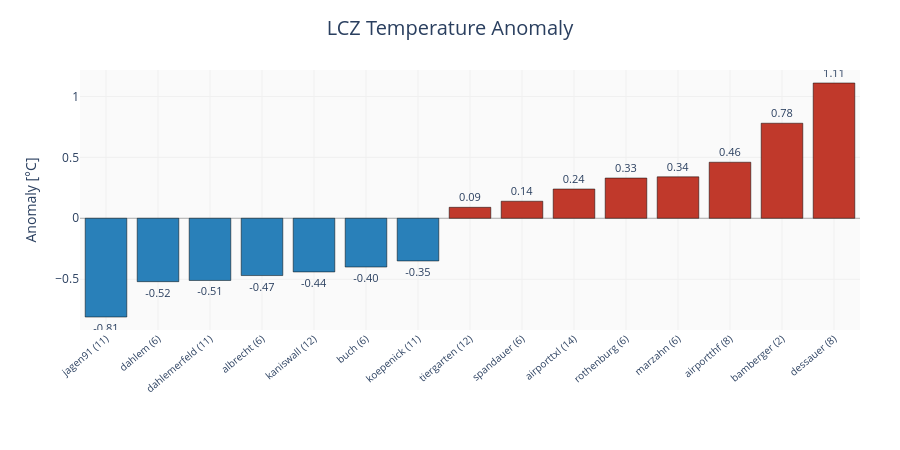

Notebook code for this chart:
### Code cell
# plot_type="bar" — vertical bar, red = warm / blue = cool, colorblind palette
fig_anom_bar = lcz_anomaly(
    map_path, df,
    var="airT", station_id="station",
    plot_type="bar",
    year=2019, month=[6, 7, 8],
    inclusive=True,
    lang="en",
)
fig_anom_bar.show()

### Figure 1 — Plotly figure (JSON) as saved in the notebook; plotly's stock layout.template omitted (floating-point values rounded to 4 significant figures)
{"data": [{"hovertemplate": "<b>%{x}</b><br>Anomaly [°C]: %{y:.2f}<extra></extra>", "marker": {"color": ["#2980b9", "#2980b9", "#2980b9", "#2980b9", "#2980b9", "#2980b9", "#2980b9", "#c0392b", "#c0392b", "#c0392b", "#c0392b", "#c0392b", "#c0392b", "#c0392b", "#c0392b"], "line": {"color": "black", "width": 0.5}}, "text": ["-0.81", "-0.52", "-0.51", "-0.47", "-0.44", "-0.40", "-0.35", "0.09", "0.14", "0.24", "0.33", "0.34", "0.46", "0.78", "1.11"], "textfont": {"size": 11}, "textposition": "outside", "type": "bar", "x": ["jagen91 (11)", "dahlem (6)", "dahlemerfeld (11)", "albrecht (6)", "kaniswall (12)", "buch (6)", "koepenick (11)", "tiergarten (12)", "spandauer (6)", "airporttxl (14)", "rothenburg (6)", "marzahn (6)", "airportthf (8)", "bamberger (2)", "dessauer (8)"], "y": [-0.81, -0.52, -0.51, -0.47, -0.44, -0.4, -0.35, 0.09, 0.14, 0.24, 0.33, 0.34, 0.46, 0.78, 1.11]}], "layout": {"height": 450, "hoverlabel": {"bgcolor": "white", "font": {"size": 13}}, "margin": {"b": 120, "l": 80, "r": 40, "t": 70}, "paper_bgcolor": "white", "plot_bgcolor": "#fafafa", "showlegend": false, "title": {"font": {"size": 20}, "text": "LCZ Temperature Anomaly", "x": 0.5, "xanchor": "center"}, "xaxis": {"gridcolor": "#f0f0f0", "tickangle": -40, "tickfont": {"size": 10}}, "yaxis": {"gridcolor": "#f0f0f0", "tickfont": {"size": 12}, "title": {"font": {"size": 14}, "text": "Anomaly [°C]"}, "zeroline": true, "zerolinecolor": "#aaaaaa", "zerolinewidth": 1}}}
